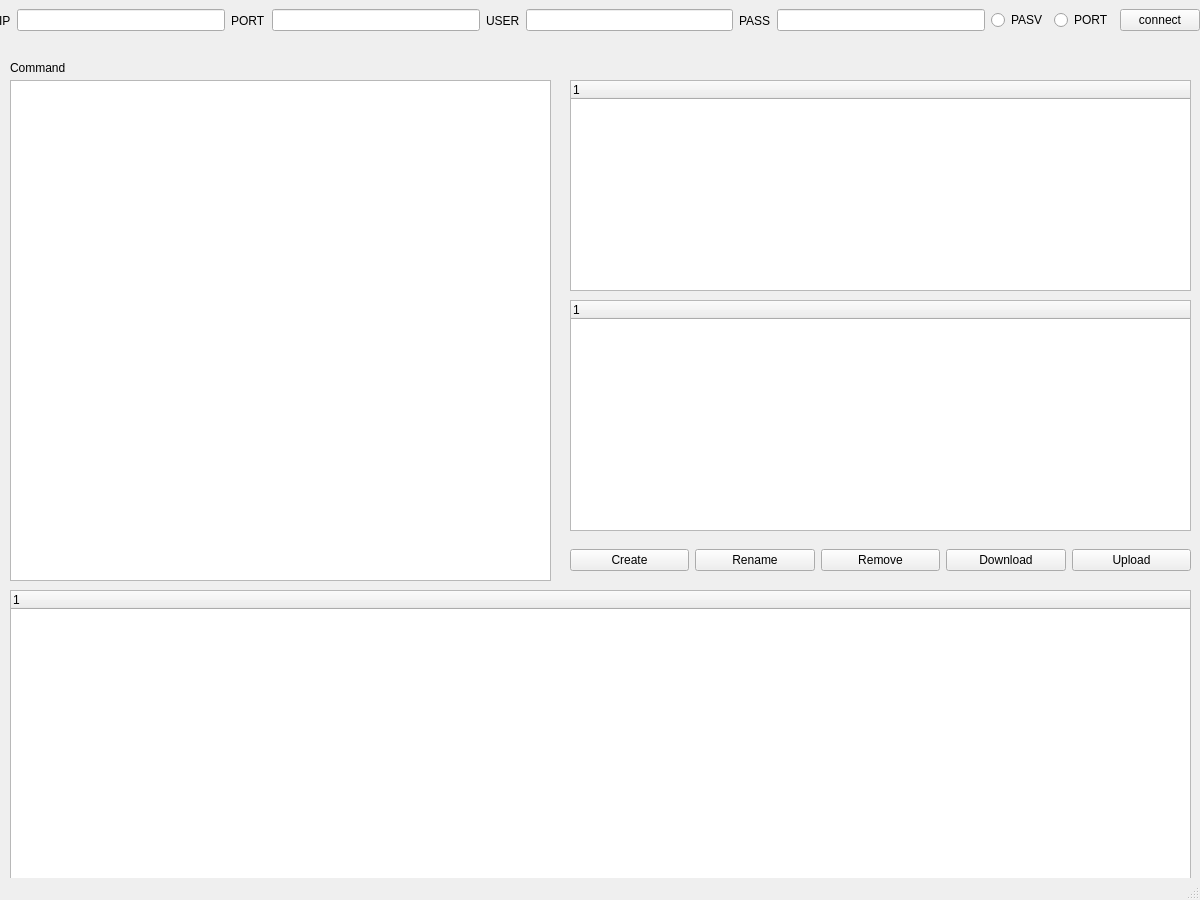
<?xml version="1.0" encoding="UTF-8"?>
<ui version="4.0">
 <class>MainWindow</class>
 <widget class="QMainWindow" name="MainWindow">
  <property name="geometry">
   <rect>
    <x>0</x>
    <y>0</y>
    <width>1200</width>
    <height>900</height>
   </rect>
  </property>
  <property name="windowTitle">
   <string>MainWindow</string>
  </property>
  <widget class="QWidget" name="centralwidget">
   <widget class="QWidget" name="horizontalLayoutWidget">
    <property name="geometry">
     <rect>
      <x>-1</x>
      <y>0</y>
      <width>1201</width>
      <height>41</height>
     </rect>
    </property>
    <layout class="QHBoxLayout" name="horizontalLayout">
     <item>
      <widget class="QLabel" name="label">
       <property name="text">
        <string>IP</string>
       </property>
      </widget>
     </item>
     <item>
      <widget class="QLineEdit" name="ipEdit"/>
     </item>
     <item>
      <widget class="QLabel" name="label_2">
       <property name="text">
        <string>PORT</string>
       </property>
      </widget>
     </item>
     <item>
      <widget class="QLineEdit" name="portEdit"/>
     </item>
     <item>
      <widget class="QLabel" name="label_3">
       <property name="text">
        <string>USER</string>
       </property>
      </widget>
     </item>
     <item>
      <widget class="QLineEdit" name="userEdit"/>
     </item>
     <item>
      <widget class="QLabel" name="label_4">
       <property name="text">
        <string>PASS</string>
       </property>
      </widget>
     </item>
     <item>
      <widget class="QLineEdit" name="passEdit"/>
     </item>
     <item>
      <widget class="QRadioButton" name="pasvButton">
       <property name="text">
        <string>PASV</string>
       </property>
      </widget>
     </item>
     <item>
      <widget class="QRadioButton" name="portButton">
       <property name="text">
        <string>PORT</string>
       </property>
      </widget>
     </item>
     <item>
      <widget class="QPushButton" name="connectButton">
       <property name="text">
        <string>connect</string>
       </property>
      </widget>
     </item>
    </layout>
   </widget>
   <widget class="QTextBrowser" name="cmdBrowser">
    <property name="geometry">
     <rect>
      <x>10</x>
      <y>80</y>
      <width>541</width>
      <height>501</height>
     </rect>
    </property>
   </widget>
   <widget class="QTreeWidget" name="localWidget">
    <property name="geometry">
     <rect>
      <x>570</x>
      <y>80</y>
      <width>621</width>
      <height>211</height>
     </rect>
    </property>
    <column>
     <property name="text">
      <string notr="true">1</string>
     </property>
    </column>
   </widget>
   <widget class="QTreeWidget" name="remoteWidget">
    <property name="geometry">
     <rect>
      <x>570</x>
      <y>300</y>
      <width>621</width>
      <height>231</height>
     </rect>
    </property>
    <column>
     <property name="text">
      <string notr="true">1</string>
     </property>
    </column>
   </widget>
   <widget class="QLabel" name="label_5">
    <property name="geometry">
     <rect>
      <x>10</x>
      <y>60</y>
      <width>72</width>
      <height>15</height>
     </rect>
    </property>
    <property name="text">
     <string>Command</string>
    </property>
   </widget>
   <widget class="QWidget" name="horizontalLayoutWidget_2">
    <property name="geometry">
     <rect>
      <x>570</x>
      <y>540</y>
      <width>621</width>
      <height>41</height>
     </rect>
    </property>
    <layout class="QHBoxLayout" name="horizontalLayout_2">
     <item>
      <widget class="QPushButton" name="cmdButton">
       <property name="text">
        <string>Create</string>
       </property>
      </widget>
     </item>
     <item>
      <widget class="QPushButton" name="rnButton">
       <property name="text">
        <string>Rename</string>
       </property>
      </widget>
     </item>
     <item>
      <widget class="QPushButton" name="rmdButton">
       <property name="text">
        <string>Remove</string>
       </property>
      </widget>
     </item>
     <item>
      <widget class="QPushButton" name="retrButton">
       <property name="text">
        <string>Download</string>
       </property>
      </widget>
     </item>
     <item>
      <widget class="QPushButton" name="storButton">
       <property name="text">
        <string>Upload</string>
       </property>
      </widget>
     </item>
    </layout>
   </widget>
   <widget class="QTreeWidget" name="transWidget">
    <property name="geometry">
     <rect>
      <x>10</x>
      <y>590</y>
      <width>1181</width>
      <height>301</height>
     </rect>
    </property>
    <attribute name="headerShowSortIndicator" stdset="0">
     <bool>false</bool>
    </attribute>
    <column>
     <property name="text">
      <string notr="true">1</string>
     </property>
    </column>
   </widget>
  </widget>
  <widget class="QStatusBar" name="statusbar"/>
 </widget>
 <resources/>
 <connections/>
</ui>
